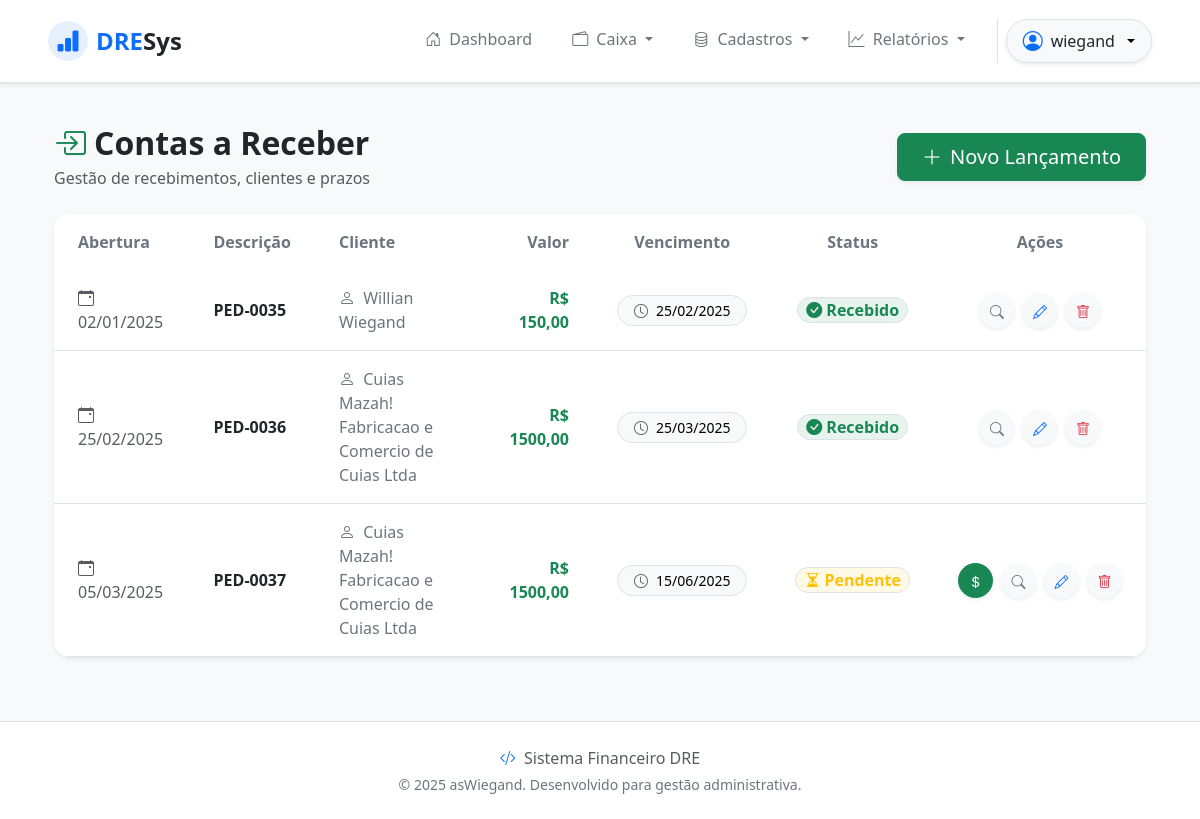
/inflows/ (signed in), run on an earlier commit of the app's database.
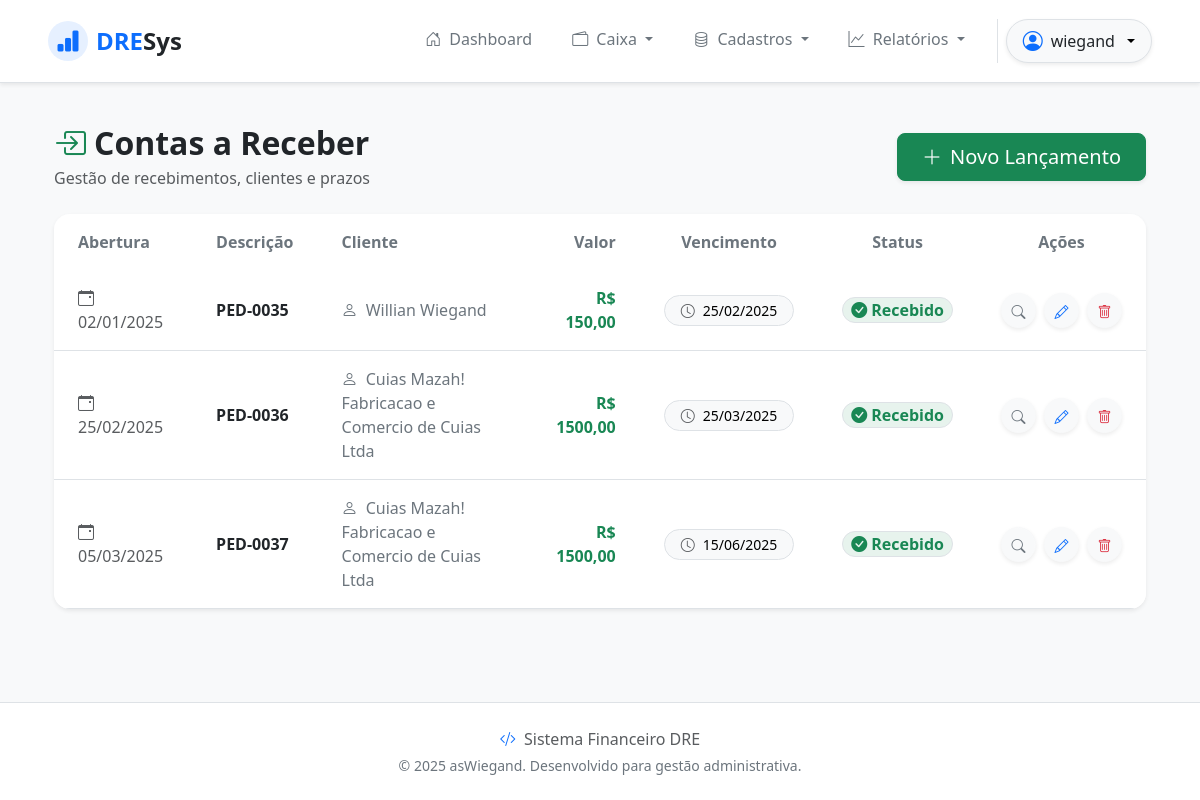
And on a later commit of the database.
### inflows/models.py (models this page shows, shortened)
class Inflow(models.Model):
    created_date = models.DateField()
    expire_date = models.DateField()
    supplier = models.ForeignKey(Supplier, on_delete=models.PROTECT, related_name='inflows')
    accounting = models.ForeignKey(Accounting, on_delete=models.PROTECT, related_name='inflows')
    payment_method = models.ForeignKey(Payment, on_delete=models.PROTECT, related_name='inflows')
    title = models.CharField(max_length=15)
    status = models.CharField(max_length=2, default='NP')
    value = models.DecimalField(max_digits=20, decimal_places=2, default=0)
    payment_date = models.DateField(blank=True, null=True)

### suppliers/models.py (models this page shows, shortened)
class Supplier(models.Model):
    cnpj_cpf = models.CharField(
        max_length=18,
        unique=True,
        validators=[validate_cpf_cnpj],
        verbose_name="CNPJ ou CPF",
        blank=True
    )
    company_name = models.CharField(max_length=100, blank=False, null=False)
    fantasy_name = models.CharField(max_length=100, blank=True, default='')
    city = models.CharField(max_length=100, blank=True)
    address = models.CharField(max_length=100, blank=True)
    phone = models.CharField(blank=True)
    email = models.EmailField(blank=True)

### inflows/views.py (the view)
# urls.py: path('inflows/', InflowListView.as_view(), name='inflow_list'),
class InflowListView(LoginRequiredMixin, PermissionRequiredMixin, ListView):
    permission_required = 'inflows.view_inflow'
    model = Inflow
    template_name = 'inflow_list.html'
    context_object_name = 'inflows'
    def get_context_data(self, **kwargs):
        context = super().get_context_data(**kwargs)
        context['banks'] = Bank.objects.all()
        return context

### inflows/templates/inflow_list.html (shortened to what the changed rows need)
{% extends 'base.html' %}
{% block content %}
<div class="container-fluid py-4">
    <div class="row mb-4 align-items-center">
        <div class="col-md-6">
            <h2 class="fw-bold text-dark mb-1">
                <i class="bi bi-box-arrow-in-right text-success me-2"></i>Contas a Receber
            </h2>
        </div>
    </div>
    <div class="card border-0 shadow-sm rounded-4 overflow-hidden">
        <div class="table-responsive">
            <table class="table table-hover align-middle mb-0">
                <thead class="bg-light">
                    <tr>
                        <th class="py-3 px-4 text-secondary fw-semibold border-0">Abertura</th>
                        <th class="py-3 px-4 text-secondary fw-semibold border-0">Descrição</th>
                        <th class="py-3 px-4 text-secondary fw-semibold border-0">Cliente</th>
                        <th class="py-3 px-4 text-secondary fw-semibold border-0 text-end">Valor</th>
                        <th class="py-3 px-4 text-secondary fw-semibold border-0 text-center">Vencimento</th>
                        <th class="py-3 px-4 text-secondary fw-semibold border-0 text-center">Status</th>
                        <th class="py-3 px-4 text-secondary fw-semibold border-0 text-center">Ações</th>
                    </tr>
                </thead>
                <tbody class="border-top-0">
                    {% for inflow in inflows %}
                    <tr>
                        <td class="px-4 py-3 text-muted">
                            <i class="bi bi-calendar-event me-1"></i>{{ inflow.created_date|date:"d/m/Y" }}
                        </td>
                        <td class="px-4 py-3">
                            <span class="fw-bold text-dark">{{ inflow.title }}</span>
                        </td>
                        <td class="px-4 py-3">
                            <span class="text-secondary"><i class="bi bi-person me-1"></i>
                                {{ inflow.supplier.company_name }}</span>
                        </td>
                        <td class="px-4 py-3 text-end">
                            <span class="fw-bold text-success">R$ {{ inflow.value|floatformat:2 }}</span>
                        </td>
                        <td class="px-4 py-3 text-center">
                            <div class="d-inline-flex bg-light rounded-pill px-3 py-1 border small">
                                <i class="bi bi-clock text-muted me-2"></i>{{ inflow.expire_date|date:"d/m/Y" }}
                            </div>
                        </td>
                        <td class="px-4 py-3 text-center">
                            {% if inflow.status == 'PG' %}
                            <span
                                class="badge bg-success bg-opacity-10 text-success border px-2 py-1 fs-6 rounded-pill">
                                <i class="bi bi-check-circle-fill me-1"></i>Recebido
                            </span>
                            {% else %}
                            <span
                                class="badge bg-warning bg-opacity-10 text-warning border px-2 py-1 fs-6 rounded-pill">
                                <i class="bi bi-hourglass-split me-1"></i>Pendente
                            </span>
                            {% endif %}
                        </td>
                        <td class="px-4 py-3 text-center">
                            <div class="d-flex justify-content-center gap-2">
                                {% if inflow.status != 'PG' and perms.inflows.change_inflow %}
                                <button type="button" class="btn btn-success btn-sm rounded-circle shadow-sm text-white"
                                    style="width: 35px; height: 35px; padding: 0.45rem;" data-bs-toggle="modal"
                                    data-bs-target="#payInflowModal{{ inflow.id }}" title="Marcar como Pago">
                                    <i class="bi bi-currency-dollar"></i>
                                </button>
                                {% endif %}
                                {% if perms.inflows.view_inflow %}
                                <a href="{% url 'inflow_detail' inflow.id %}"
                                    class="btn btn-light btn-sm rounded-circle shadow-sm"
                                    style="width: 35px; height: 35px; padding: 0.45rem;" title="Detalhes">
                                    <i class="bi bi-search text-secondary"></i>
                                </a>
                                {% endif %}
                                {% if perms.inflows.change_inflow %}
                                <a href="{% url 'inflow_update' inflow.id %}"
                                    class="btn btn-light btn-sm rounded-circle shadow-sm"
                                    style="width: 35px; height: 35px; padding: 0.45rem;" title="Editar">
                                    <i class="bi bi-pencil text-primary"></i>
                                </a>
                                {% endif %}
                                {% if perms.inflows.delete_inflow %}
                                <a href="{% url 'inflow_delete' inflow.id %}"
                                    class="btn btn-light btn-sm rounded-circle shadow-sm"
                                    style="width: 35px; height: 35px; padding: 0.45rem;" title="Excluir">
                                    <i class="bi bi-trash text-danger"></i>
                                </a>
                                {% endif %}
                            </div>
                        </td>
                    </tr>
                    {% endfor %}
                </tbody>
            </table>
        </div>
    </div>
</div>
{% endblock %}

What changed in the data, as far as the page shows it:
changed Inflow "PED-0037": status "Pendente" → "Recebido"
